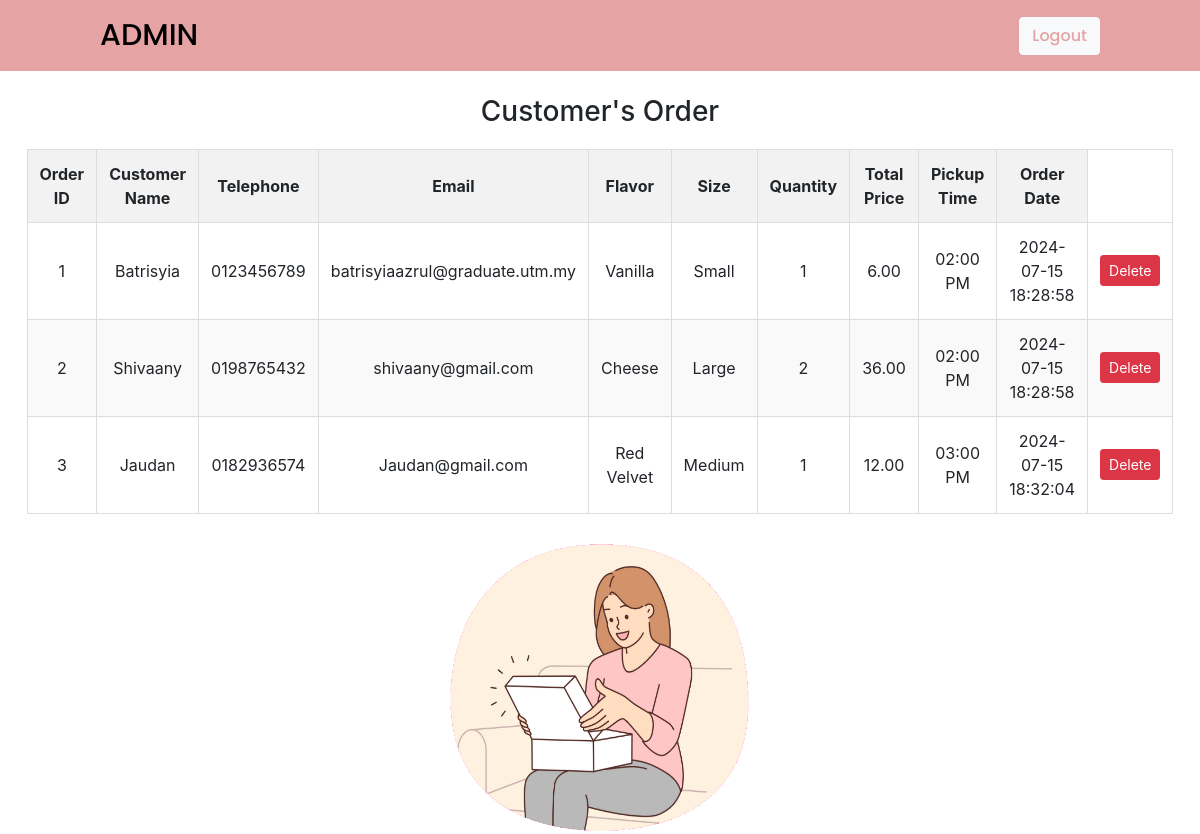
Page /adminhome.php on the committed database.
### tables this page shows
CREATE TABLE `orders` (
  `id` int(11) NOT NULL,
  `customer_name` varchar(100) NOT NULL,
  `telephone` varchar(20) NOT NULL,
  `email` varchar(100) NOT NULL,
  `flavor` varchar(100) NOT NULL,
  `size` varchar(10) NOT NULL,
  `quantity` int(11) NOT NULL,
  `total_price` decimal(8,2) NOT NULL,
  `pickup` varchar(25) NOT NULL,
  `order_date` timestamp NOT NULL DEFAULT current_timestamp()
);

### adminhome.php (the view, shortened to what this page needs)
<?php
require_once "controllerUserData.php";
$fetch_info = [
    'id' => 11,
    'name' => 'ADMIN',
    'email' => 'batrisyia1019@gmail.com',
    'status' => 'verified'
];
$orderQuery = "SELECT * FROM orders";
$result = mysqli_query($con, $orderQuery);
?>
<!DOCTYPE html>
<html lang="en">
<head>
    <link rel="stylesheet" href="https://stackpath.bootstrapcdn.com/bootstrap/4.5.2/css/bootstrap.min.css">
</head>
<body>
    <nav class="navbar">
        <a class="navbar-brand" href="#"><?php echo htmlspecialchars($fetch_info['name']); ?></a>
        <button type="button" class="btn btn-light"><a href="logout-user.php">Logout</a></button>
    </nav>
    <center>
        <table class="order-table">
            <br>
            <h3>Customer's Order</h3>
            <thead>
                <tr>
                    <th>Order ID</th>
                    <th>Customer Name</th>
                    <th>Telephone</th>
                    <th>Email</th>
                    <th>Flavor</th>
                    <th>Size</th>
                    <th>Quantity</th>
                    <th>Total Price</th>
                    <th>Pickup Time</th>
                    <th>Order Date</th>
                </tr>
            </thead>
            <tbody>
                <?php
if (mysqli_num_rows($result) > 0) {
    while ($row = mysqli_fetch_assoc($result)) {
        ?>
        <tr>
            <td><?php echo htmlspecialchars($row['id']); ?></td>
            <td><?php echo htmlspecialchars($row['customer_name']); ?></td>
            <td><?php echo htmlspecialchars($row['telephone']); ?></td>
            <td><?php echo htmlspecialchars($row['email']); ?></td>
            <td><?php echo htmlspecialchars($row['flavor']); ?></td>
            <td><?php echo htmlspecialchars($row['size']); ?></td>
            <td><?php echo htmlspecialchars($row['quantity']); ?></td>
            <td><?php echo htmlspecialchars($row['total_price']); ?></td>
            <td><?php echo htmlspecialchars($row['pickup']); ?></td>
            <td><?php echo htmlspecialchars($row['order_date']); ?></td>
            <td>
                <button type="button" class="btn btn-danger btn-sm" onclick="confirmDelete(<?php echo $row['id']; ?>)">Delete</button>
            </td>
        </tr>
        <?php
    }
} else {
    echo "<tr><td colspan='10'>No orders found.</td></tr>";
}
?>
            </tbody>
        </table>
        <div class="image-holder">
                    <img src="images/package.png" width="300" height="300" alt="Package Image" />
                </div>
    </center>
</body>
</html>

### adminhome.php (style rules this page uses)
nav { padding-left: 100px!important; padding-right: 100px!important; background: #e5a3a3; font-family: 'Poppins', sans-serif; }
nav a.navbar-brand { color: black; font-size: 30px!important; font-weight: 500; }
button a { color: #e5a3a3; font-weight: 500; }
table { width: 90%; margin: 20px 0; border-collapse: collapse; }
table, th, td { border: 1px solid #ddd; }
th, td { padding: 12px; text-align: center; }
th { background-color: #f2f2f2; font-weight: bold; }
tr:nth-child(even) { background-color: #f9f9f9; }

### rows in the picture
orders: id "1", customer_name "Batrisyia", telephone "0123456789", email "batrisyiaazrul@graduate.utm.my", flavor "Vanilla", size "Small", quantity "1", total_price "6.00", pickup "02:00 PM", order_date "2024-07-15 18:28:58"
orders: id "2", customer_name "Shivaany", telephone "0198765432", email "shivaany@gmail.com", flavor "Cheese", size "Large", quantity "2", total_price "36.00", pickup "02:00 PM", order_date "2024-07-15 18:28:58"
orders: id "3", customer_name "Jaudan", telephone "0182936574", email "Jaudan@gmail.com", flavor "Red Velvet", size "Medium", quantity "1", total_price "12.00", pickup "03:00 PM", order_date "2024-07-15 18:32:04"

### other values in the picture
$fetch_info['name'] "ADMIN"
